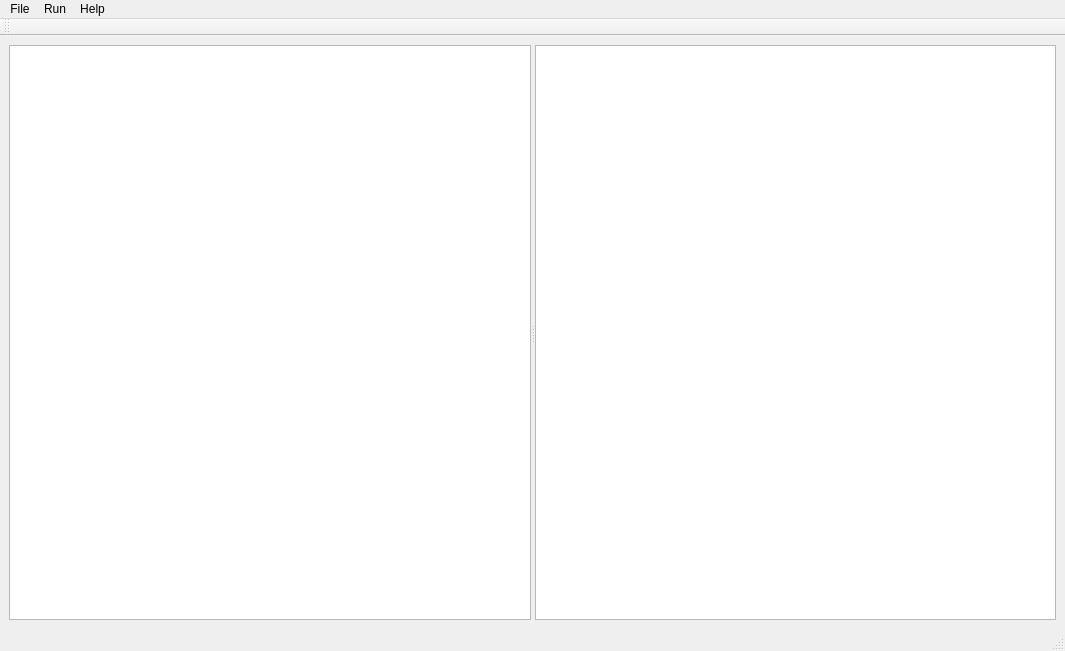
<?xml version="1.0" encoding="UTF-8"?>
<ui version="4.0">
 <class>SMainWindow</class>
 <widget class="QMainWindow" name="SMainWindow">
  <property name="geometry">
   <rect>
    <x>0</x>
    <y>0</y>
    <width>1065</width>
    <height>651</height>
   </rect>
  </property>
  <property name="windowTitle">
   <string>Lobster Script IDE</string>
  </property>
  <widget class="QWidget" name="centralwidget">
   <layout class="QVBoxLayout" name="verticalLayout_3">
    <item>
     <widget class="QSplitter" name="splitter">
      <property name="orientation">
       <enum>Qt::Horizontal</enum>
      </property>
      <widget class="QWidget" name="verticalLayoutWidget">
       <layout class="QVBoxLayout" name="verticalLayout">
        <item>
         <widget class="SCodeEditor" name="codeEditor">
          <property name="font">
           <font>
            <family>Consolas</family>
            <pointsize>10</pointsize>
           </font>
          </property>
         </widget>
        </item>
       </layout>
      </widget>
      <widget class="QWidget" name="verticalLayoutWidget_2">
       <layout class="QVBoxLayout" name="verticalLayout_2">
        <item>
         <widget class="SConsole" name="console">
          <property name="minimumSize">
           <size>
            <width>30</width>
            <height>0</height>
           </size>
          </property>
          <property name="font">
           <font>
            <family>Consolas</family>
            <pointsize>10</pointsize>
           </font>
          </property>
         </widget>
        </item>
       </layout>
      </widget>
     </widget>
    </item>
   </layout>
  </widget>
  <widget class="QMenuBar" name="menubar">
   <property name="geometry">
    <rect>
     <x>0</x>
     <y>0</y>
     <width>1065</width>
     <height>23</height>
    </rect>
   </property>
   <widget class="QMenu" name="menuFile">
    <property name="title">
     <string>File</string>
    </property>
    <addaction name="actionNew"/>
    <addaction name="actionOpen"/>
    <addaction name="actionSave"/>
    <addaction name="actionSave_As"/>
   </widget>
   <widget class="QMenu" name="menuRun">
    <property name="title">
     <string>Run</string>
    </property>
    <addaction name="actionRun_Stop"/>
   </widget>
   <widget class="QMenu" name="menuHelp">
    <property name="title">
     <string>Help</string>
    </property>
    <addaction name="actionAbout"/>
   </widget>
   <addaction name="menuFile"/>
   <addaction name="menuRun"/>
   <addaction name="menuHelp"/>
  </widget>
  <widget class="QStatusBar" name="statusbar"/>
  <widget class="QToolBar" name="toolBar">
   <property name="windowTitle">
    <string>toolBar</string>
   </property>
   <property name="iconSize">
    <size>
     <width>32</width>
     <height>32</height>
    </size>
   </property>
   <attribute name="toolBarArea">
    <enum>TopToolBarArea</enum>
   </attribute>
   <attribute name="toolBarBreak">
    <bool>false</bool>
   </attribute>
  </widget>
  <action name="actionOpen">
   <property name="text">
    <string>Open</string>
   </property>
  </action>
  <action name="actionSave">
   <property name="text">
    <string>Save</string>
   </property>
  </action>
  <action name="actionNew">
   <property name="text">
    <string>New</string>
   </property>
  </action>
  <action name="actionRun_Stop">
   <property name="text">
    <string>Run/Stop</string>
   </property>
  </action>
  <action name="actionAbout">
   <property name="text">
    <string>About</string>
   </property>
  </action>
  <action name="actionSave_As">
   <property name="text">
    <string>Save As</string>
   </property>
  </action>
 </widget>
 <customwidgets>
  <customwidget>
   <class>SCodeEditor</class>
   <extends>QPlainTextEdit</extends>
   <header>SCodeEditor.h</header>
  </customwidget>
  <customwidget>
   <class>SConsole</class>
   <extends>QPlainTextEdit</extends>
   <header>SConsole.h</header>
  </customwidget>
 </customwidgets>
 <resources/>
 <connections/>
</ui>
